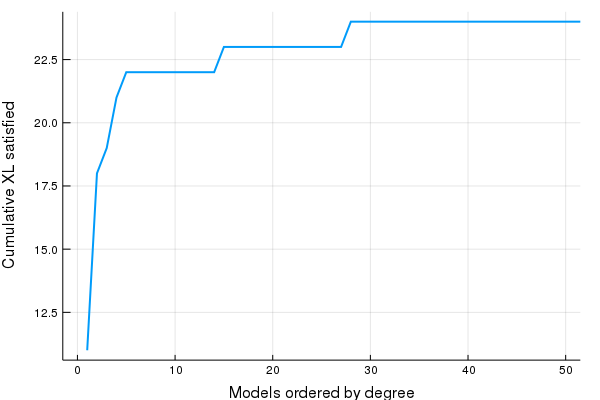

Recreate this plot in Julia.
#
# Run with: julia ensemble.jl
#

push!(LOAD_PATH,"../")
ENV["GKSwstype"]="nul" # This supresses the need of a display while plotting

using TopoLink, Plots

compactlog = TopoLink.compactlog("./data/compactlog-TMscore.dat")

# Read all logs and alignment data into models vector
models = TopoLink.models( "./data/logs" , compactlog=compactlog )


# Compute the number of links satisfied by subsets of models ordered
# by degree. rev=true makes sense because the degree is greater for better models
nsatisfied = linkensemble(models, by = model -> model.degree, rev=true)

plot(index(models),nsatisfied,linewidth=2,label="") 
plot!(xlabel="Models ordered by degree", ylabel="Cumulative XL satisfied")
plot!(xlim=[0,50])
savefig("ensemble.png")

println(" Created plot: ensemble.png")


